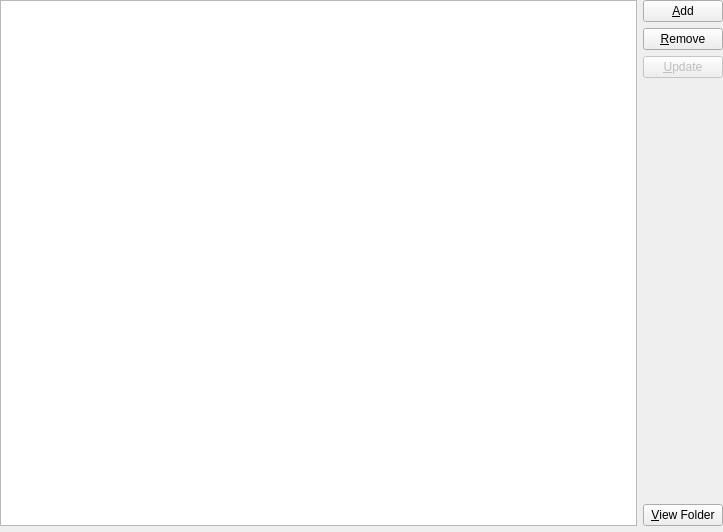
<?xml version="1.0" encoding="UTF-8"?>
<ui version="4.0">
 <class>ModFolderPage</class>
 <widget class="QWidget" name="ModFolderPage">
  <property name="geometry">
   <rect>
    <x>0</x>
    <y>0</y>
    <width>723</width>
    <height>532</height>
   </rect>
  </property>
  <property name="windowTitle">
   <string>Mods</string>
  </property>
  <layout class="QVBoxLayout" name="verticalLayout_3">
   <property name="leftMargin">
    <number>0</number>
   </property>
   <property name="topMargin">
    <number>0</number>
   </property>
   <property name="rightMargin">
    <number>0</number>
   </property>
   <property name="bottomMargin">
    <number>0</number>
   </property>
   <item>
    <layout class="QHBoxLayout" name="horizontalLayout">
     <item>
      <layout class="QVBoxLayout" name="verticalLayout">
       <item>
        <widget class="ModListView" name="modTreeView">
         <property name="sizePolicy">
          <sizepolicy hsizetype="Expanding" vsizetype="Expanding">
           <horstretch>0</horstretch>
           <verstretch>0</verstretch>
          </sizepolicy>
         </property>
         <property name="acceptDrops">
          <bool>true</bool>
         </property>
         <property name="dragDropMode">
          <enum>QAbstractItemView::DropOnly</enum>
         </property>
        </widget>
       </item>
      </layout>
     </item>
     <item>
      <layout class="QVBoxLayout" name="verticalLayout_2">
       <item>
        <widget class="QPushButton" name="addModBtn">
         <property name="text">
          <string>&amp;Add</string>
         </property>
        </widget>
       </item>
       <item>
        <widget class="QPushButton" name="rmModBtn">
         <property name="text">
          <string>&amp;Remove</string>
         </property>
        </widget>
       </item>
       <item>
        <widget class="QPushButton" name="updateModBtn">
         <property name="enabled">
          <bool>false</bool>
         </property>
         <property name="text">
          <string>&amp;Update</string>
         </property>
        </widget>
       </item>
       <item>
        <spacer name="verticalSpacer">
         <property name="orientation">
          <enum>Qt::Vertical</enum>
         </property>
         <property name="sizeHint" stdset="0">
          <size>
           <width>20</width>
           <height>40</height>
          </size>
         </property>
        </spacer>
       </item>
       <item>
        <widget class="QPushButton" name="viewModBtn">
         <property name="text">
          <string>&amp;View Folder</string>
         </property>
        </widget>
       </item>
      </layout>
     </item>
    </layout>
   </item>
   <item>
    <widget class="MCModInfoFrame" name="frame">
     <property name="sizePolicy">
      <sizepolicy hsizetype="Preferred" vsizetype="Minimum">
       <horstretch>0</horstretch>
       <verstretch>0</verstretch>
      </sizepolicy>
     </property>
    </widget>
   </item>
  </layout>
 </widget>
 <customwidgets>
  <customwidget>
   <class>ModListView</class>
   <extends>QTreeView</extends>
   <header>gui/widgets/ModListView.h</header>
  </customwidget>
  <customwidget>
   <class>MCModInfoFrame</class>
   <extends>QFrame</extends>
   <header>gui/widgets/MCModInfoFrame.h</header>
   <container>1</container>
  </customwidget>
 </customwidgets>
 <resources/>
 <connections/>
</ui>
